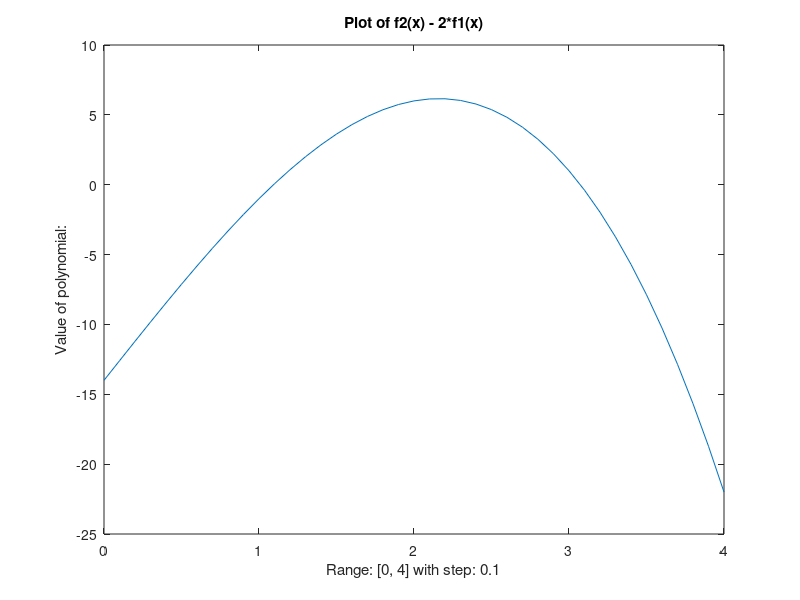
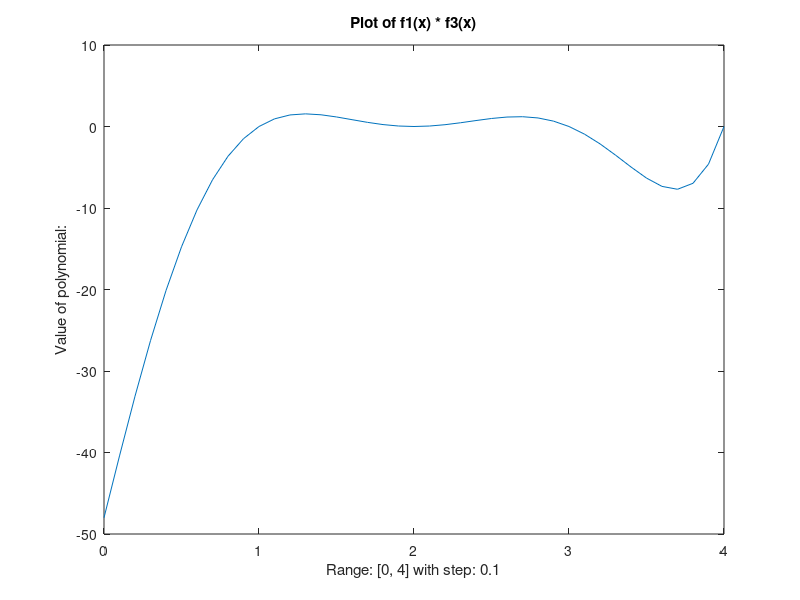
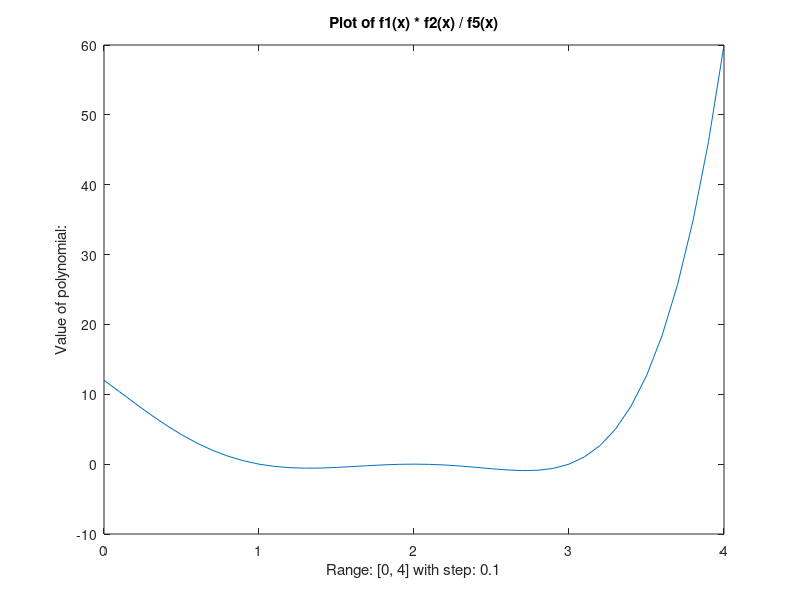

Write MATLAB code to recreate these figures, in order.
% Script File: ch8p01_07s.m
%
% Programmer: Cameron Carroll
% Originally Written: April 26, 2012

% Modifications:
% (None)
%
% Purpose: Do exercises 2, 4 and 7, which entails performing polynomial
% operations and plotting the resultant functions over [0, 4]

clear; clc;

range = 0:0.1:4;

% Row vector definitions of polynomial coefficients:
f1 = [1, -3, -1, 3];
f2 = [1, -6, 12, -8];
f3 = [1, -8, 20, -16];
f4 = [1, -5, 7, -3];
f5 = [0, 0, 1, -2];
% This pattern is used to strip trailing and ending zeroes, to prep the
% polynomial for use in conv() and deconv(). find(target, 1, 'first/last')
% finds the first and last non-zero indices.
f5_clean = f5(find(f5, 1, 'first'):find(f5, 1, 'last'));


% Problem 2: f2(x) - 2*f1(x)

g2 = f2 - 2*f1;
r2 = polyval(g2, range);
figure(1);

plot(range, r2);
title('Plot of f2(x) - 2*f1(x)');
xlabel('Range: [0, 4] with step: 0.1');
ylabel('Value of polynomial:');

% Problem 4: f1(x) * f3(x)
g4 = conv(f1, f3);
r4 = polyval(g4, range);

figure(2);
plot(range, r4);
title('Plot of f1(x) * f3(x)');
xlabel('Range: [0, 4] with step: 0.1');
ylabel('Value of polynomial:');

% Problem 7: f1(x) * f2(x) / f5(x)
g7 = deconv(conv(f1, f2), f5_clean); %f5_clean has extra zeroes stripped
r7 = polyval(g7, range);

figure(3);
plot(range, r7);
title('Plot of f1(x) * f2(x) / f5(x)');
xlabel('Range: [0, 4] with step: 0.1');
ylabel('Value of polynomial:');





